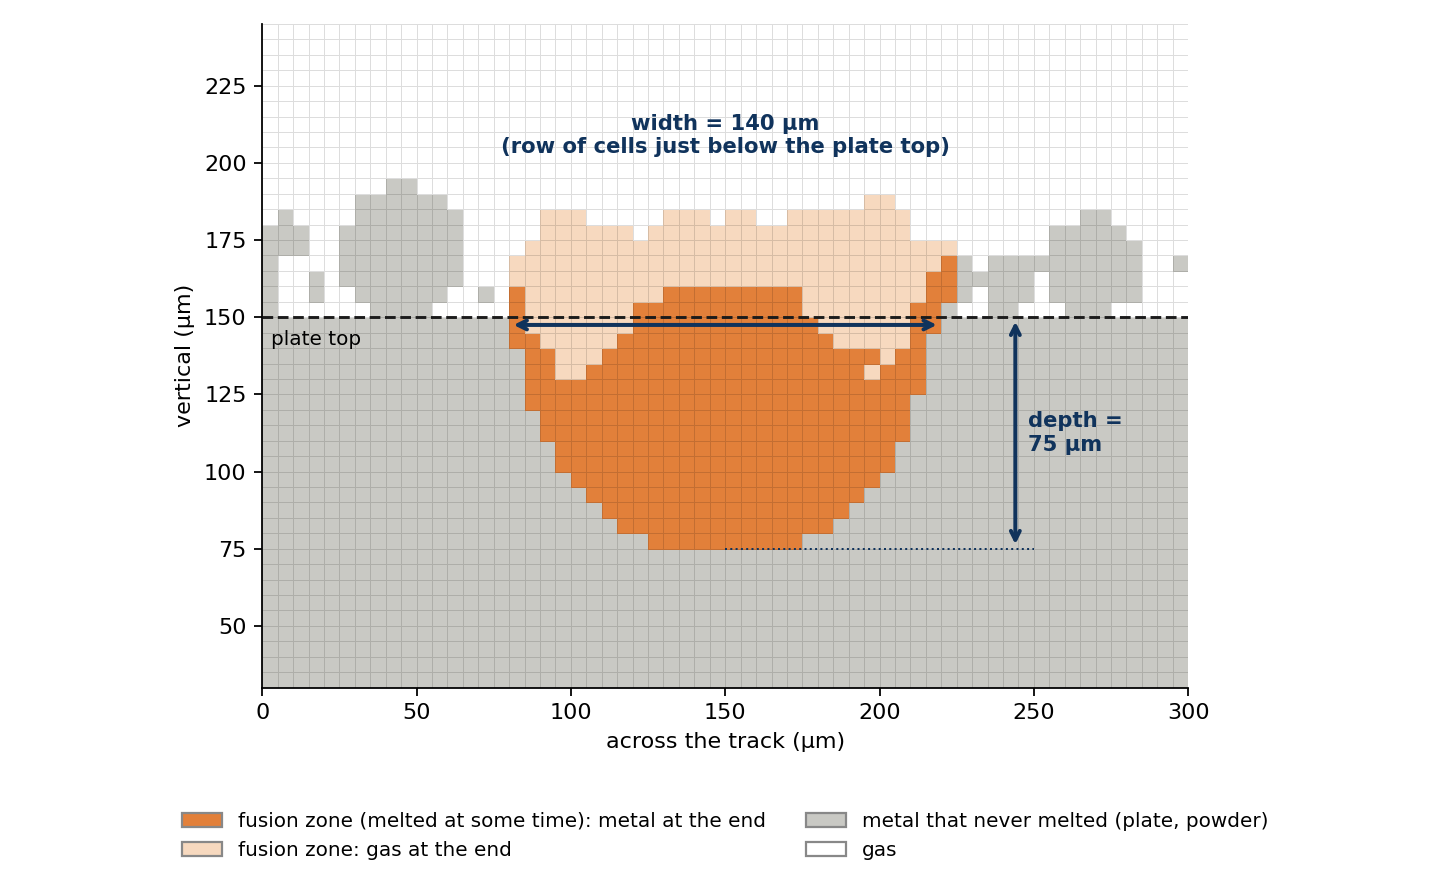

The script that saved this image:
"""Figure of docs/METALLOGRAPHIC_MODE.md: one cross-section of a completed laserbeamFoam case
with the metallographic width and depth marked, drawn from the cells that SimToPC reads.

    python3 docs/images/metallographic_section.py <case_dir> <track_coordinate_m> [out.png]

The figure in the repository is the section at z = 1.0 mm of test_case_3 of
examples/measure_metallographic (1.0 m/s, 5 um cells), with substrate_top = 150e-6."""
import sys
from pathlib import Path

import matplotlib
matplotlib.use("Agg")
import matplotlib.pyplot as plt
import numpy as np
from matplotlib.colors import ListedColormap
from matplotlib.patches import Patch

sys.path.insert(0, str(Path(__file__).resolve().parents[2]))
from simtopc.measure.cells import AxesConfig, read_cell_grid          # noqa: E402
from simtopc.measure.metallographic import measure_section, substrate_row  # noqa: E402

case, coordinate = sys.argv[1], float(sys.argv[2])
out = sys.argv[3] if len(sys.argv) > 3 else str(Path(__file__).with_name("metallographic_section.png"))
TOP = 150e-6
grid = read_cell_grid(case, AxesConfig(track="z", vertical="y"))
h, v0, x0 = grid.cell_size, grid.origin[1], grid.origin[2]
k = int(np.argmin(np.abs(grid.centres(0) - coordinate)))
melted, metal = grid.melted()[k], grid.is_metal()[k]
jt = substrate_row(grid, TOP)
m = measure_section(melted, metal, jt, h, v0, TOP, grid.centres(0)[k], alpha=grid.metal[k])
row = jt - m.width_rows_down
cols = np.nonzero(melted[row])[0]

# 0 gas, 1 metal that never melted, 2 fusion zone (melted) and metal, 3 melted, now gas
kind = np.where(melted, np.where(metal, 2, 3), np.where(metal, 1, 0))
um = 1e6
xf, yf = (x0 + h * np.arange(kind.shape[1] + 1)) * um, (v0 + h * np.arange(kind.shape[0] + 1)) * um
fig, ax = plt.subplots(figsize=(9, 5.6), dpi=160)
colours = ["#ffffff", "#c9c9c4", "#e2803a", "#f7d9bf"]
ax.pcolormesh(xf, yf, kind, cmap=ListedColormap(colours), vmin=-0.5, vmax=3.5,
              edgecolors="#00000022", linewidth=0.3)
top = TOP * um
ax.axhline(top, color="#1b1b1b", lw=1.3, ls="--")
ax.text(xf[0] + 3, top - 4, "plate top", ha="left", va="top", fontsize=9)
xl, xr = xf[cols.min()], xf[cols.max() + 1]
yw = (yf[row] + yf[row + 1]) / 2
ax.annotate("", (xl, yw), (xr, yw), arrowprops=dict(arrowstyle="<->", color="#10335c", lw=1.8))
ax.text((xl + xr) / 2, top + 52, f"width = {m.width * um:.0f} µm\n(row of cells just below the plate top)",
        ha="center", va="bottom", fontsize=9.5, color="#10335c", weight="bold")
bottom = top - m.depth * um
xd = xr + 0.3 * (xf[-1] - xr)
ax.plot([(xl + xr) / 2, xd + 6], [bottom, bottom], color="#10335c", lw=0.9, ls=":")
ax.annotate("", (xd, top), (xd, bottom), arrowprops=dict(arrowstyle="<->", color="#10335c", lw=1.8))
ax.text(xd + 4, (top + bottom) / 2, f"depth =\n{m.depth * um:.0f} µm", ha="left", va="center",
        fontsize=9.5, color="#10335c", weight="bold")
ax.set_aspect("equal")
ax.set_ylim(max(yf[0], top - m.depth * um - 45), min(yf[-1], top + 95))
ax.set_xlabel("across the track (µm)")
ax.set_ylabel("vertical (µm)")
ax.legend(handles=[Patch(fc=colours[2], ec="#888", label="fusion zone (melted at some time): metal at the end"),
                   Patch(fc=colours[3], ec="#888", label="fusion zone: gas at the end"),
                   Patch(fc=colours[1], ec="#888", label="metal that never melted (plate, powder)"),
                   Patch(fc=colours[0], ec="#888", label="gas")],
          loc="upper center", bbox_to_anchor=(0.5, -0.16), ncol=2, frameon=False, fontsize=9)
for s in ("top", "right"):
    ax.spines[s].set_visible(False)
fig.tight_layout()
fig.savefig(out)
print(f"section {k} at {grid.centres(0)[k]:.7f} m: width {m.width * um:.1f} um (rows down {m.width_rows_down}), "
      f"depth {m.depth * um:.1f} um -> {out}")
